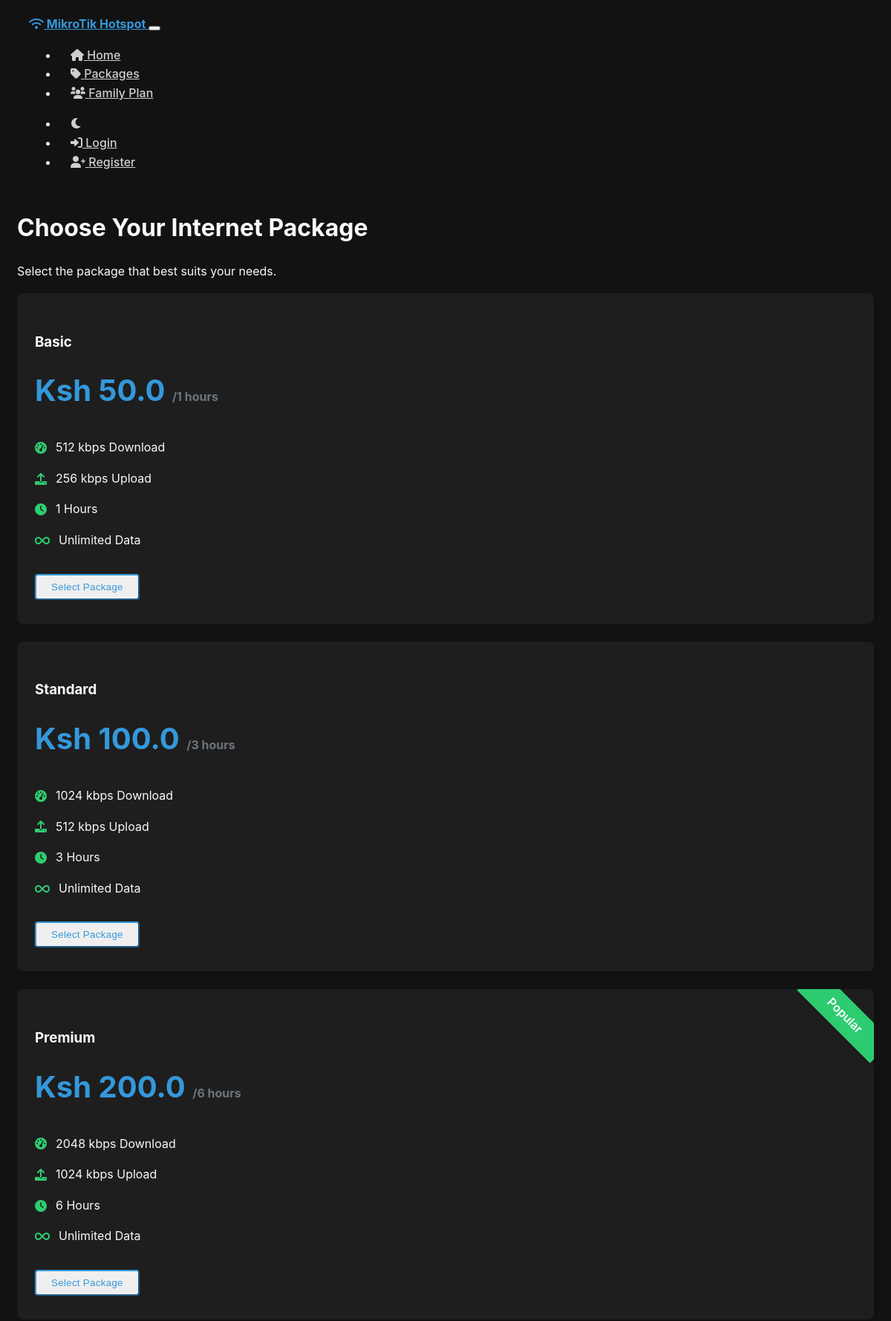
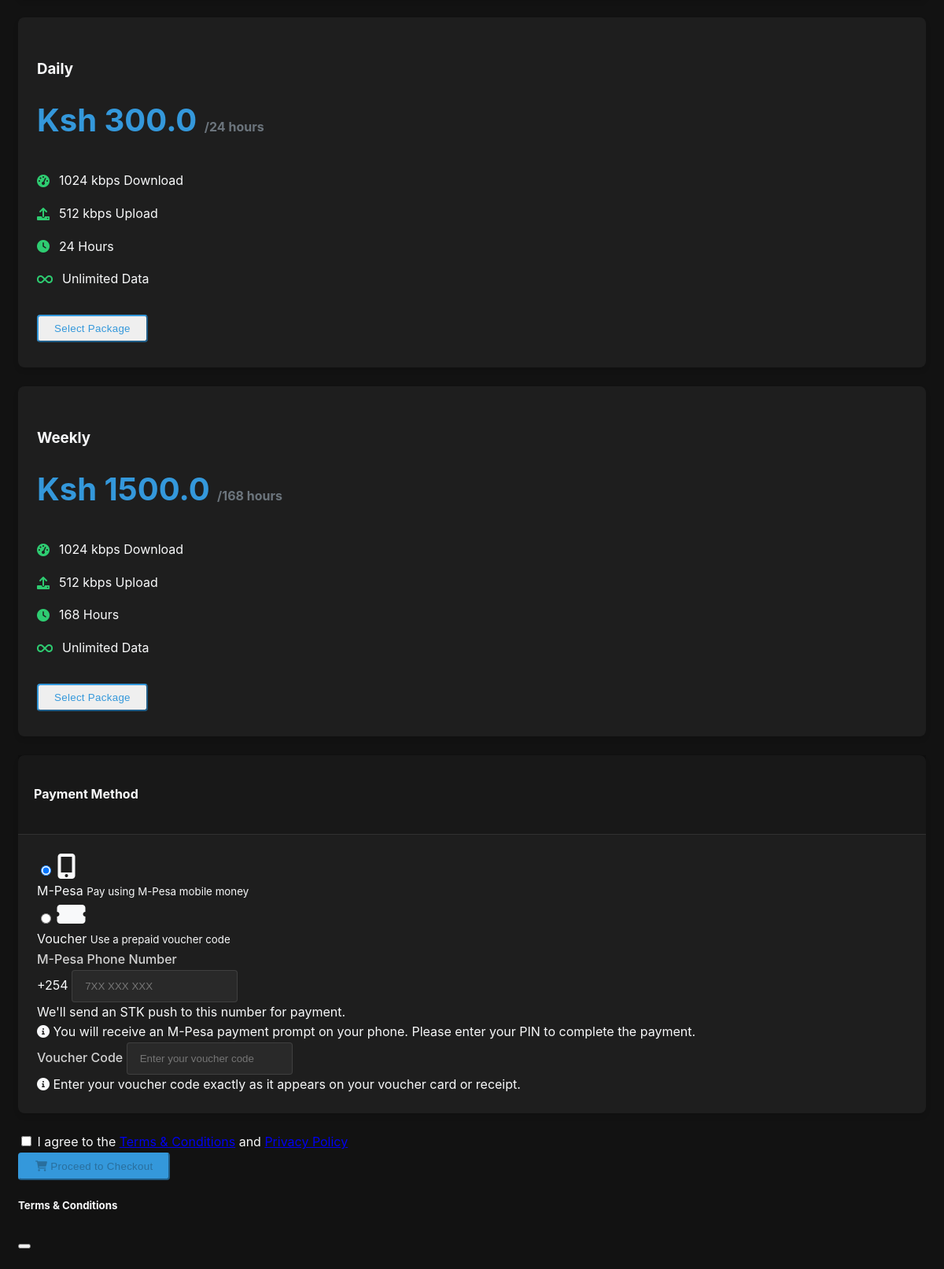
Page /packages (upper part) on the committed database (2 pictures, top to bottom).
### models.py (models this page shows, shortened)
class Package(db.Model):
    id = db.Column(db.Integer, primary_key=True)
    name = db.Column(db.String(64), nullable=False)
    description = db.Column(db.Text, nullable=True)
    price = db.Column(db.Float, nullable=False)
    duration_hours = db.Column(db.Integer, nullable=False)
    data_limit_mb = db.Column(db.Integer, nullable=True)
    download_speed = db.Column(db.Integer, nullable=False)  # in kbps
    upload_speed = db.Column(db.Integer, nullable=False)    # in kbps
    is_active = db.Column(db.Boolean, default=True)
    is_family_plan = db.Column(db.Boolean, default=False)  # Whether this is a family plan
    device_limit = db.Column(db.Integer, default=1)        # Max devices for family plans
    created_at = db.Column(db.DateTime, default=datetime.utcnow)
    sessions = db.relationship('Session', backref='package', lazy='dynamic')
    vouchers = db.relationship('Voucher', backref='package', lazy='dynamic')

### routes/main.py (the view)
@main_bp.route('/packages')
def packages():
    packages = Package.query.filter_by(is_active=True).all()
    return render_template('packages.html', packages=packages)

### templates/packages.html (shortened to what this page needs)
{% extends "base.html" %}
{% block content %}
<div class="row justify-content-center">
    <div class="col-lg-10">
        <div class="text-center mb-5">
            <h1 class="display-5 fw-bold mb-3">Choose Your Internet Package</h1>
            <p class="lead text-muted">Select the package that best suits your needs.</p>
        </div>
        <form method="POST" action="{{ url_for('main.purchase') }}" id="package-form">
            <div class="row mb-5">
                {% for package in packages %}
                <div class="col-md-4 mb-4">
                    <div class="card package-card h-100" id="package-{{ package.id }}">
                        {% if package.name == 'Premium' %}
                        <div class="package-popular">Popular</div>
                        {% endif %}
                        <div class="card-body text-center">
                            <h3 class="mb-3">{{ package.name }}</h3>
                            <div class="package-price">
                                Ksh {{ package.price }}
                                <span class="period">/{{ package.duration_hours }} hours</span>
                            </div>
                            <ul class="package-features">
                                <li><i class="fas fa-tachometer-alt"></i> {{ package.download_speed }} kbps Download</li>
                                <li><i class="fas fa-upload"></i> {{ package.upload_speed }} kbps Upload</li>
                                <li><i class="fas fa-clock"></i> {{ package.duration_hours }} Hours</li>
                                {% if package.data_limit_mb %}
                                <li><i class="fas fa-database"></i> {{ package.data_limit_mb }} MB Data</li>
                                {% else %}
                                <li><i class="fas fa-infinity"></i> Unlimited Data</li>
                                {% endif %}
                            </ul>
                            <button type="button" class="btn btn-outline-primary w-100 btn-select-package" data-package-id="{{ package.id }}">
                                Select Package
                            </button>
                        </div>
                    </div>
                </div>
                {% endfor %}
            </div>
            <div class="card mb-5">
                <div class="card-header">
                    <h4 class="mb-0">Payment Method</h4>
                </div>
                <div class="card-body">
                    <div class="row">
                        <div class="col-md-6 mb-3">
                            <div class="form-check payment-option p-3 border rounded">
                                <input class="form-check-input" type="radio" name="payment_method" id="mpesa" value="mpesa" checked>
                                <label class="form-check-label d-flex align-items-center" for="mpesa">
                                    <i class="fas fa-mobile-alt fa-2x me-3 text-primary"></i>
                                    <div>
                                        <span class="d-block fw-bold">M-Pesa</span>
                                        <small class="text-muted">Pay using M-Pesa mobile money</small>
                                    </div>
                                </label>
                            </div>
                        </div>
                        <div class="col-md-6 mb-3">
                            <div class="form-check payment-option p-3 border rounded">
                                <input class="form-check-input" type="radio" name="payment_method" id="voucher" value="voucher">
                                <label class="form-check-label d-flex align-items-center" for="voucher">
                                    <i class="fas fa-ticket-alt fa-2x me-3 text-primary"></i>
                                    <div>
                                        <span class="d-block fw-bold">Voucher</span>
                                        <small class="text-muted">Use a prepaid voucher code</small>
                                    </div>
                                </label>
                            </div>
                        </div>
                    </div>
                    <div id="mpesa-details" class="mt-4">
                        <div class="row align-items-center">
                            <div class="col-md-6">
                                <label for="phone_number" class="form-label">M-Pesa Phone Number</label>
                                <div class="input-group mb-3">
                                    <span class="input-group-text">+254</span>
                                    <input type="tel" class="form-control" name="phone_number" id="phone_number" placeholder="7XX XXX XXX" required>
                                </div>
                                <div class="form-text">We'll send an STK push to this number for payment.</div>
                            </div>
                            <div class="col-md-6">
                                <div class="alert alert-info mb-0">
                                    <i class="fas fa-info-circle me-2"></i>
                                    You will receive an M-Pesa payment prompt on your phone. Please enter your PIN to complete the payment.
                                </div>
                            </div>
                        </div>
                    </div>
                    <div id="voucher-details" class="mt-4 d-none">
                        <div class="row align-items-center">
                            <div class="col-md-6">
                                <label for="voucher_code" class="form-label">Voucher Code</label>
                                <input type="text" class="form-control" name="voucher_code" id="voucher_code" placeholder="Enter your voucher code">
                            </div>
                            <div class="col-md-6">
                                <div class="alert alert-info mb-0">
                                    <i class="fas fa-info-circle me-2"></i>
                                    Enter your voucher code exactly as it appears on your voucher card or receipt.
                                </div>
                            </div>
                        </div>
                    </div>
                </div>
            </div>
            <div class="form-check mb-4">
                <input class="form-check-input" type="checkbox" name="terms" id="terms" required>
                <label class="form-check-label" for="terms">
                    I agree to the <a href="#" data-bs-toggle="modal" data-bs-target="#termsModal">Terms & Conditions</a> and <a href="#" data-bs-toggle="modal" data-bs-target="#privacyModal">Privacy Policy</a>
                </label>
            </div>
            <div class="text-center">
                <button type="submit" class="btn btn-primary btn-lg px-5" id="checkout-button" disabled>
                    <i class="fas fa-shopping-cart me-2"></i> Proceed to Checkout
                </button>
            </div>
        </form>
        <div class="modal fade" id="termsModal" tabindex="-1" aria-labelledby="termsModalLabel" aria-hidden="true">
            <div class="modal-dialog modal-lg">
                <div class="modal-content">
                    <div class="modal-header">
                        <h5 class="modal-title" id="termsModalLabel">Terms & Conditions</h5>
                        <button type="button" class="btn-close" data-bs-dismiss="modal" aria-label="Close"></button>
                    </div>
                </div>
            </div>
        </div>
    </div>
</div>
{% endblock %}

### static/css/custom.css (style rules this page uses)
:root { --bs-primary: #3498db; --bs-secondary: #2ecc71; --bs-info: #3498db; --bs-success: #2ecc71; --bs-warning: #f39c12; --bs-danger: #e74c3c; --bs-dark: #2c3e50; --primary-color: var(--bs-primary); --secondary-color: var(--bs-success); --accent-color: var(--bs-danger); --dark-color: var(--bs-dark); }
.package-card { transition: transform 0.3s ease; }
:root { --primary: #3498db; --primary-dark: #2980b9; --secondary: #2ecc71; --secondary-dark: #27ae60; --warning: #f39c12; --danger: #e74c3c; --light: #f8f9fa; --dark: #343a40; --gray: #6c757d; --card-border-radius: 0.5rem; --btn-border-radius: 0.25rem; --box-shadow: 0 4px 6px rgba(0, 0, 0, 0.1); --transition: all 0.3s ease; }
body { font-family: 'Inter', -apple-system, BlinkMacSystemFont, 'Segoe UI', Roboto, Oxygen, Ubuntu, Cantarell, 'Open Sans', 'Helvetica Neue', sans-serif; line-height: 1.6; color: var(--light); background-color: #121212; }
.card { border: none; border-radius: var(--card-border-radius); box-shadow: var(--box-shadow); margin-bottom: 1.5rem; background-color: #1e1e1e; transition: var(--transition); }
.card-header { background-color: rgba(0, 0, 0, 0.2); border-bottom: 1px solid rgba(255, 255, 255, 0.1); font-weight: 600; padding: 1rem 1.25rem; }
.card-body { padding: 1.5rem; }
.btn { border-radius: var(--btn-border-radius); padding: 0.5rem 1.25rem; font-weight: 500; letter-spacing: 0.3px; transition: var(--transition); }
.btn-primary { background-color: var(--primary); border-color: var(--primary); }
.btn-outline-primary { color: var(--primary); border-color: var(--primary); }
.form-control { border-radius: var(--btn-border-radius); padding: 0.75rem 1rem; border: 1px solid rgba(255, 255, 255, 0.1); background-color: rgba(255, 255, 255, 0.05); color: var(--light); transition: var(--transition); }
.form-label { margin-bottom: 0.5rem; font-weight: 500; color: rgba(255, 255, 255, 0.8); }
.package-card { height: 100%; overflow: hidden; position: relative; z-index: 1; }
.package-card .card-body { padding: 2rem 1.5rem; }
.package-card .package-price { font-size: 2.5rem; font-weight: 700; color: var(--primary); margin-bottom: 1rem; }
.package-card .package-price .period { font-size: 1rem; color: var(--gray); }
.package-card .package-features { margin: 1.5rem 0; padding: 0; list-style: none; }
.package-card .package-features li { padding: 0.5rem 0; display: flex; align-items: center; }
.package-card .package-features li i { color: var(--secondary); margin-right: 0.75rem; }
.package-popular { position: absolute; top: 15px; right: -30px; background-color: var(--secondary); color: white; padding: 0.5rem 2.5rem; transform: rotate(45deg); z-index: 2; font-weight: 600; box-shadow: var(--box-shadow); }

### rows in the picture
Package: name "Basic", price "50.0", duration_hours "1", download_speed "512", upload_speed "256", shows "Unlimited Data"
Package: name "Standard", price "100.0", duration_hours "3", download_speed "1024", upload_speed "512", shows "Unlimited Data"
Package: shows "Popular", name "Premium", price "200.0", duration_hours "6", download_speed "2048", upload_speed "1024", shows "Unlimited Data"
Package: name "Daily", price "300.0", duration_hours "24", download_speed "1024", upload_speed "512", shows "Unlimited Data"
Package: name "Weekly", price "1500.0", duration_hours "168", download_speed "1024", upload_speed "512", shows "Unlimited Data"
